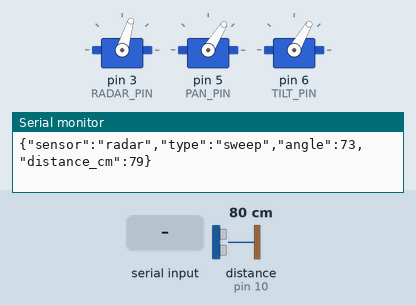
Simulated run of this sketch. Board: Arduino Nano, built with avr-gcc and run on an emulated ATmega328P. Parts: 3 × servo, the last lines printed to the serial monitor. Wiring (inferred from the names in the program): ultrasonic range finder: trigger pin 9; echo pin 10. Inputs (shaded band) come from the test bench; at power-on: distance to the obstacle (sensor on pin 10) 80 cm. The echo pulse lasts 58.3 µs per cm.

Above: at 1.7 s.
1.8 s: distance to the obstacle (sensor on pin 10) set to 2 cm
At 3.0 s:
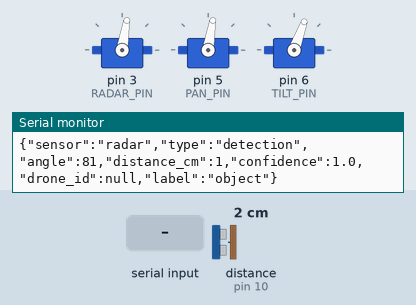
4.8 s: distance to the obstacle (sensor on pin 10) set to 56 cm
7.8 s: distance to the obstacle (sensor on pin 10) set to 66 cm
At 8.4 s:
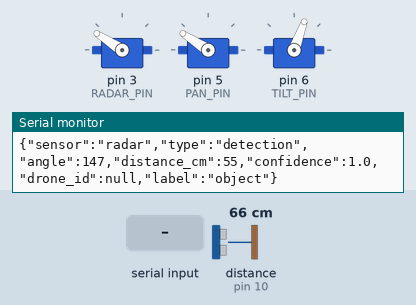
10.8 s: "SCAN\n" received over Serial
At 11.04 s:
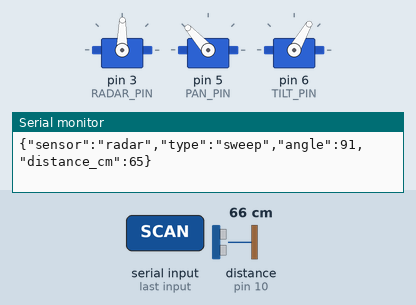
13.8 s: byte 10 ('\n') received over Serial
16.8 s: "CAM 90 45\n" received over Serial
At 18.39 s:
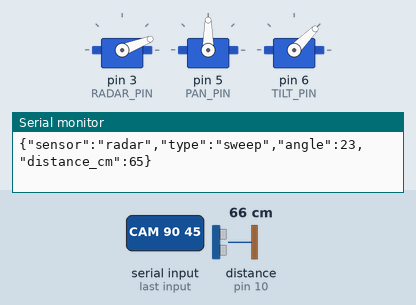
Timing chart, 0 to 22.9 s (numbered marks = the images above; inputs shaded):
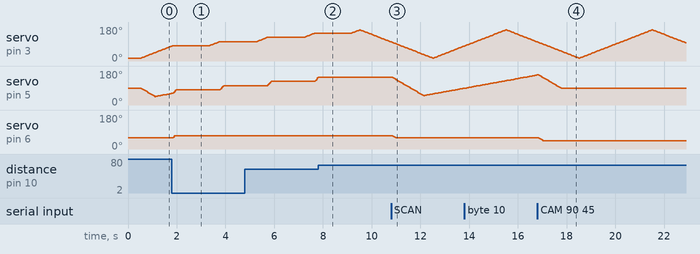

Measured:
- the behaviour switches between 60 and 61 cm on distance to the obstacle (sensor on pin 10) (found by bisection; images 1 and 2)
- after the input at 1.8 s, servo on pin 6 (TILT_PIN): 60° → 70° after 0.05 s
- after the input at 7.8 s, servo on pin 5 (PAN_PIN): goes on until 7.8 s, then stays 147°
- after the input at 10.8 s, servo on pin 6 (TILT_PIN): 70° → 60° after 0.06 s
- after the input at 16.8 s, servo on pin 6 (TILT_PIN): 60° → 45° after 0.06 s

The sketch:

radar_camera_nano.ino
```cpp
/*
  الرادار + الكاميرا المتحركة — Arduino Nano
  ------------------------------------------------------------
  هذا الملف يحل محل radar_sensor.ino. لوحة Nano واحدة تشغّل:
    1) الرادار: حساس HC-SR04 على سيرفو يمسح من 15° إلى 165°.
    2) قاعدة الكاميرا (Pan-Tilt): سيرفو للدوران يميناً ويساراً، وسيرفو للرفع والخفض.

  طريقة العمل:
    - وضع البحث (SCAN): الكاميرا تتحرك ببطء يميناً ويساراً.
    - عند رصد الرادار لهدف: تلتفت الكاميرا فوراً نحو زاوية الرادار (رد فعل محلي سريع)،
      ويُرسل الإنذار للـ Raspberry Pi.
    - وضع التتبع (TRACK): الـ Pi يرسل أوامر تصحيح من صورة الكاميرا ليبقى الهدف في المنتصف.
    - إذا لم يصل أمر خلال TRACK_TIMEOUT_MS تعود الكاميرا للبحث تلقائياً.

  الأوامر المستقبلة عبر USB (سطر واحد لكل أمر، سرعة 115200):
    CAM <pan> <tilt>   مثال: CAM 74 60   (زوايا 0–180)
    SCAN               العودة لوضع البحث

  المخرجات عبر USB (سطر JSON لكل رسالة):
    {"sensor":"radar","type":"sweep","angle":74,"distance_cm":120}
    {"sensor":"radar","type":"detection","angle":74,"distance_cm":39,"confidence":1.0,"drone_id":null,"label":"object"}
    {"sensor":"radar","type":"status","cam_mode":"scan","pan":90,"tilt":60}

  التوصيل:
    HC-SR04     : Trig -> D9 , Echo -> D10 , VCC -> 5V , GND -> GND
    سيرفو الرادار (MG90S)       : الإشارة -> D3
    سيرفو دوران الكاميرا (SG90) : الإشارة -> D5
    سيرفو رفع الكاميرا (SG90)   : الإشارة -> D6
    تغذية السيرفوهات الثلاثة من مصدر 5V خارجي (2A على الأقل)، مع GND مشترك مع الـ Nano.
    لا تغذِّ السيرفوهات من منفذ 5V في الـ Nano، فقد تعيد اللوحة التشغيل.

  المكتبات: Servo (مدمجة)
  الجهاز يرصد ويوجّه الكاميرا فقط، بدون أي قاذف أو إطلاق.
*/

#include <Servo.h>

// ---------- التوصيلات ----------
const int TRIG_PIN       = 9;
const int ECHO_PIN       = 10;
const int RADAR_PIN      = 3;
const int PAN_PIN        = 5;
const int TILT_PIN       = 6;

// ---------- إعدادات الرادار ----------
const int RADAR_MIN      = 15;
const int RADAR_MAX      = 165;
const int RADAR_STEP     = 2;
const int DETECT_CM      = 60;
const unsigned long RADAR_STEP_MS   = 40;
const unsigned long RADAR_HOLD_MS   = 1500;   // توقف الرادار عند الهدف
const unsigned long REPEAT_MS       = 4000;   // لا يكرر نفس الهدف قبل هذه المدة

// ---------- إعدادات الكاميرا ----------
const int PAN_MIN        = 20;
const int PAN_MAX        = 160;
const int TILT_MIN       = 30;
const int TILT_MAX       = 120;
const int TILT_SCAN      = 60;     // زاوية الرفع أثناء البحث
const int TILT_TARGET    = 70;     // زاوية الرفع الأولى عند رصد هدف
const int PAN_OFFSET     = 0;      // فرق التركيب بين الرادار وقاعدة الكاميرا (اضبطه بالتجربة)
const int SERVO_MAX_STEP = 3;      // أقصى حركة بالدرجات كل خطوة، لحركة ناعمة
const unsigned long SERVO_STEP_MS    = 20;
const unsigned long SCAN_PERIOD_MS   = 12000;  // زمن دورة البحث كاملة
const unsigned long TRACK_TIMEOUT_MS = 7000;   // العودة للبحث إذا لم تصل أوامر

const unsigned long STATUS_MS = 10000;

Servo radarServo, panServo, tiltServo;

int radarAngle = RADAR_MIN;
int radarDir   = RADAR_STEP;
unsigned long lastRadarStep = 0;
unsigned long radarHoldUntil = 0;
unsigned long lastDetection = 0;
int lastDetAngle = -100;

enum CamMode { MODE_SCAN, MODE_TRACK };
CamMode camMode = MODE_SCAN;
int panNow = 90, tiltNow = TILT_SCAN;
int panTarget = 90, tiltTarget = TILT_SCAN;
unsigned long lastServoStep = 0;
unsigned long trackUntil = 0;
unsigned long scanStart = 0;

unsigned long lastStatus = 0;
char lineBuf[32];
byte lineLen = 0;

// ---------- أدوات ----------
long readDistanceCm() {
  digitalWrite(TRIG_PIN, LOW);  delayMicroseconds(2);
  digitalWrite(TRIG_PIN, HIGH); delayMicroseconds(10);
  digitalWrite(TRIG_PIN, LOW);
  long duration = pulseIn(ECHO_PIN, HIGH, 25000);  // مهلة ~4 أمتار
  if (duration == 0) return 999;
  return duration * 0.0343 / 2;
}

bool confirmed(long &d) {
  long d1 = readDistanceCm(); delay(20);
  long d2 = readDistanceCm();
  d = (d1 + d2) / 2;
  return d1 < DETECT_CM && d2 < DETECT_CM && abs(d1 - d2) < 8;
}

int stepToward(int now, int target) {
  int diff = target - now;
  if (diff >  SERVO_MAX_STEP) diff =  SERVO_MAX_STEP;
  if (diff < -SERVO_MAX_STEP) diff = -SERVO_MAX_STEP;
  return now + diff;
}

const char *modeName() { return camMode == MODE_SCAN ? "scan" : "track"; }

void sendStatus() {
  Serial.print(F("{\"sensor\":\"radar\",\"type\":\"status\",\"cam_mode\":\""));
  Serial.print(modeName());
  Serial.print(F("\",\"pan\":"));  Serial.print(panNow);
  Serial.print(F(",\"tilt\":"));  Serial.print(tiltNow);
  Serial.println(F("}"));
}

void startTrack(int pan, int tilt) {
  camMode = MODE_TRACK;
  panTarget  = constrain(pan,  PAN_MIN,  PAN_MAX);
  tiltTarget = constrain(tilt, TILT_MIN, TILT_MAX);
  trackUntil = millis() + TRACK_TIMEOUT_MS;
}

void startScan() {
  if (camMode != MODE_SCAN) {
    camMode = MODE_SCAN;
    scanStart = millis();
    sendStatus();
  }
}

// ---------- قراءة الأوامر من الـ Pi ----------
void handleLine(char *s) {
  int pan, tilt;
  if (strcmp(s, "SCAN") == 0) {
    startScan();
  } else if (sscanf(s, "CAM %d %d", &pan, &tilt) == 2) {
    if (pan >= 0 && pan <= 180 && tilt >= 0 && tilt <= 180) {
      startTrack(pan, tilt);
    }
  }
  // أي سطر آخر يُتجاهل، فلا ينفّذ الجهاز إلا الأمرين المعرّفين
}

void readSerial() {
  while (Serial.available()) {
    char c = Serial.read();
    if (c == '\n' || c == '\r') {
      if (lineLen > 0) {
        lineBuf[lineLen] = 0;
        handleLine(lineBuf);
        lineLen = 0;
      }
    } else if (lineLen < sizeof(lineBuf) - 1) {
      lineBuf[lineLen++] = c;
    } else {
      lineLen = 0;  // سطر أطول من المسموح: يُرمى
    }
  }
}

// ---------- الرادار ----------
void radarStep() {
  unsigned long now = millis();
  if (now < radarHoldUntil || now - lastRadarStep < RADAR_STEP_MS) return;
  lastRadarStep = now;

  radarServo.write(radarAngle);
  long d;
  bool hit = confirmed(d);

  Serial.print(F("{\"sensor\":\"radar\",\"type\":\"sweep\",\"angle\":"));
  Serial.print(radarAngle);
  Serial.print(F(",\"distance_cm\":"));
  Serial.print(hit ? d : readDistanceCm());
  Serial.println(F("}"));

  bool newTarget = hit &&
    (now - lastDetection > REPEAT_MS || abs(radarAngle - lastDetAngle) > 20);

  if (newTarget) {
    Serial.print(F("{\"sensor\":\"radar\",\"type\":\"detection\",\"angle\":"));
    Serial.print(radarAngle);
    Serial.print(F(",\"distance_cm\":"));
    Serial.print(d);
    Serial.println(F(",\"confidence\":1.0,\"drone_id\":null,\"label\":\"object\"}"));
    lastDetection = now;
    lastDetAngle = radarAngle;
    radarHoldUntil = now + RADAR_HOLD_MS;
    // رد فعل محلي: الكاميرا تلتفت نحو الهدف دون انتظار الـ Pi
    startTrack(radarAngle + PAN_OFFSET, TILT_TARGET);
    return;
  }

  radarAngle += radarDir;
  if (radarAngle >= RADAR_MAX || radarAngle <= RADAR_MIN) radarDir = -radarDir;
}

// ---------- الكاميرا ----------
void cameraStep() {
  unsigned long now = millis();
  if (now - lastServoStep < SERVO_STEP_MS) return;
  lastServoStep = now;

  if (camMode == MODE_TRACK && now > trackUntil) startScan();

  if (camMode == MODE_SCAN) {
    // حركة بحث ناعمة ذهاباً وإياباً بين PAN_MIN و PAN_MAX
    float phase = (float)((now - scanStart) % SCAN_PERIOD_MS) / SCAN_PERIOD_MS;
    float tri = phase < 0.5 ? phase * 2 : (1 - phase) * 2;
    panTarget  = PAN_MIN + (int)(tri * (PAN_MAX - PAN_MIN));
    tiltTarget = TILT_SCAN;
  }

  int p = stepToward(panNow, panTarget);
  int t = stepToward(tiltNow, tiltTarget);
  if (p != panNow)  { panNow = p;  panServo.write(panNow); }
  if (t != tiltNow) { tiltNow = t; tiltServo.write(tiltNow); }
}

void setup() {
  Serial.begin(115200);
  pinMode(TRIG_PIN, OUTPUT);
  pinMode(ECHO_PIN, INPUT);
  radarServo.attach(RADAR_PIN);
  panServo.attach(PAN_PIN);
  tiltServo.attach(TILT_PIN);
  radarServo.write(radarAngle);
  panServo.write(panNow);
  tiltServo.write(tiltNow);
  scanStart = millis();
  delay(500);
  sendStatus();
  lastStatus = millis();
}

void loop() {
  readSerial();
  radarStep();
  cameraStep();
  if (millis() - lastStatus > STATUS_MS) {
    sendStatus();
    lastStatus = millis();
  }
}
```
